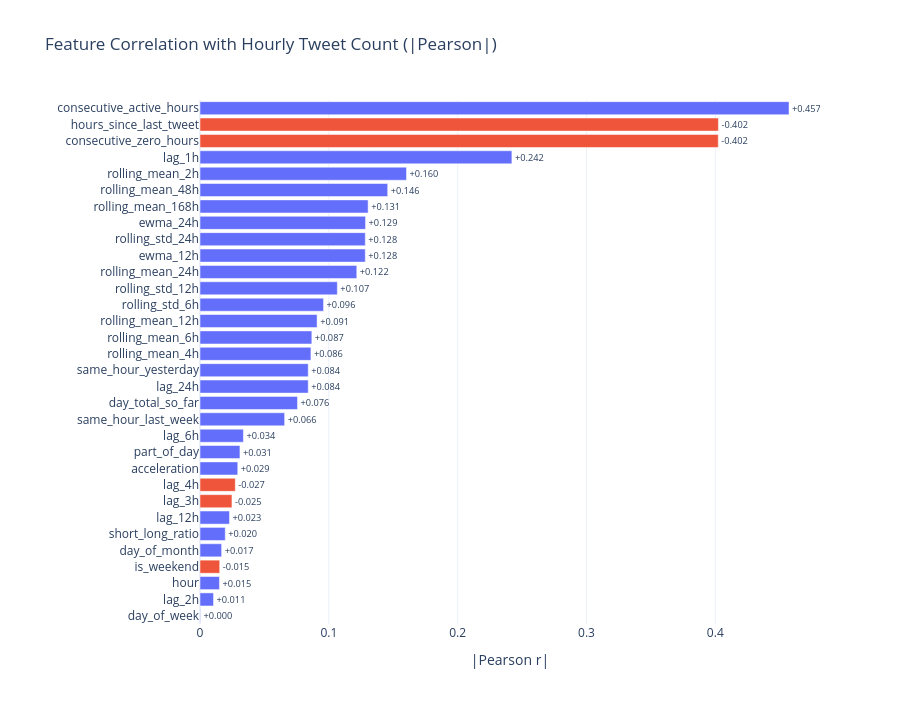

Notebook code cell kept with this figure:
### Code cell
corr = compute_correlations(hf)
print("=== Feature Correlations with Hourly Tweet Count ===")
print(corr.to_string())

import plotly.graph_objects as go

fig = go.Figure(go.Bar(
    x=corr["abs_pearson"],
    y=corr["feature"],
    orientation="h",
    marker_color=["#EF553B" if p < 0 else "#636EFA" for p in corr["pearson"]],
    text=corr["pearson"].apply(lambda x: f"{x:+.3f}"),
    textposition="outside",
))
fig.update_layout(
    title="Feature Correlation with Hourly Tweet Count (|Pearson|)",
    xaxis_title="|Pearson r|",
    template="plotly_white",
    height=max(400, len(corr) * 22),
    margin=dict(l=200),
    yaxis=dict(autorange="reversed"),
)
fig.show()

### Figure 1 — Plotly figure (JSON) as saved in the notebook; plotly's stock layout.template omitted (floating-point values rounded to 4 significant figures)
{"data": [{"marker": {"color": ["#636EFA", "#EF553B", "#EF553B", "#636EFA", "#636EFA", "#636EFA", "#636EFA", "#636EFA", "#636EFA", "#636EFA", "#636EFA", "#636EFA", "#636EFA", "#636EFA", "#636EFA", "#636EFA", "#636EFA", "#636EFA", "#636EFA", "#636EFA", "#636EFA", "#636EFA", "#636EFA", "#EF553B", "#EF553B", "#636EFA", "#636EFA", "#636EFA", "#EF553B", "#636EFA", "#636EFA", "#636EFA"]}, "orientation": "h", "text": ["+0.457", "-0.402", "-0.402", "+0.242", "+0.160", "+0.146", "+0.131", "+0.129", "+0.128", "+0.128", "+0.122", "+0.107", "+0.096", "+0.091", "+0.087", "+0.086", "+0.084", "+0.084", "+0.076", "+0.066", "+0.034", "+0.031", "+0.029", "-0.027", "-0.025", "+0.023", "+0.020", "+0.017", "-0.015", "+0.015", "+0.011", "+0.000"], "textposition": "outside", "type": "bar", "x": [0.4572, 0.4024, 0.4023, 0.2421, 0.1603, 0.1457, 0.1305, 0.1285, 0.1283, 0.1283, 0.1217, 0.1066, 0.0959, 0.0909, 0.0868, 0.0861, 0.084, 0.084, 0.0757, 0.0657, 0.0337, 0.031, 0.0293, 0.0274, 0.0248, 0.0229, 0.0196, 0.0168, 0.0153, 0.0151, 0.0105, 0.0003], "y": ["consecutive_active_hours", "hours_since_last_tweet", "consecutive_zero_hours", "lag_1h", "rolling_mean_2h", "rolling_mean_48h", "rolling_mean_168h", "ewma_24h", "rolling_std_24h", "ewma_12h", "rolling_mean_24h", "rolling_std_12h", "rolling_std_6h", "rolling_mean_12h", "rolling_mean_6h", "rolling_mean_4h", "same_hour_yesterday", "lag_24h", "day_total_so_far", "same_hour_last_week", "lag_6h", "part_of_day", "acceleration", "lag_4h", "lag_3h", "lag_12h", "short_long_ratio", "day_of_month", "is_weekend", "hour", "lag_2h", "day_of_week"]}], "layout": {"height": 704, "margin": {"l": 200}, "title": {"text": "Feature Correlation with Hourly Tweet Count (|Pearson|)"}, "xaxis": {"title": {"text": "|Pearson r|"}}, "yaxis": {"autorange": "reversed"}}}
